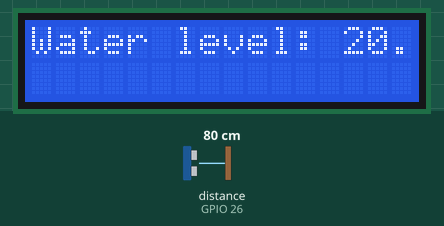
This sketch was run on a simulated ESP32. Shown: 16×2 character LCD. Inputs (shaded band) come from the test bench; at power-on: distance to the obstacle (sensor on GPIO 26) 80 cm. The echo pulse lasts 58.3 µs per cm; WiFi joins after 1.5 s; servers stay silent unless stated; what the sketch prints to the serial monitor is not drawn.

Above: at 3.5 s.
3.6 s: distance to the obstacle (sensor on GPIO 26) set to 2 cm
At 5.0 s:
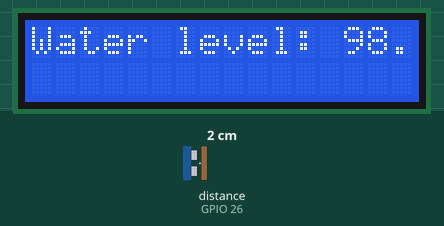
5.9 s: distance to the obstacle (sensor on GPIO 26) set to 4 cm
7.9 s: distance to the obstacle (sensor on GPIO 26) set to 9 cm
At 8.8 s:
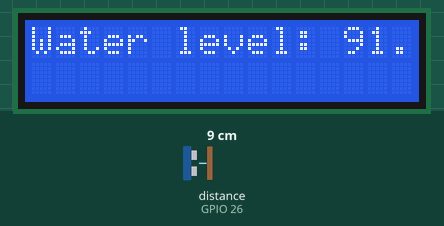
Timing chart, 0 to 10.9 s (numbered marks = the images above; inputs shaded):
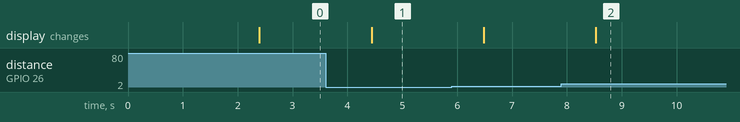

Measured:
- after the input at 3.6 s, the display: changes after 0.84 s (image 1)
- after the input at 7.9 s, the display: changes after 0.63 s (image 2)

The sketch:

Water_Tank.ino
```cpp
#include <Ultrasonic.h>
#include <Wire.h>
#include <LiquidCrystal_I2C.h>
#include <WiFi.h>
#include <WiFiClient.h>
#include <BlynkSimpleEsp32.h>


#define TRIGGER_PIN   27
#define ECHO_PIN      26
#define TANK_HEIGHT   100     // Height of the tank in cm
#define LCD_ADDR      0x27    // I2C address of LCD

char auth[] = "5dtbvt_Q4LiG-giBxxC6uBMC7yl0GJx8";
char ssid[] = "WE_B8F0A4";
char pass[] = "m3g06682";

Ultrasonic ultrasonic(TRIGGER_PIN, ECHO_PIN);
LiquidCrystal_I2C lcd(LCD_ADDR, 16, 2);


void setup() {
  Serial.begin(115200);
  lcd.begin();
  lcd.backlight();

  WiFi.begin(ssid, pass);
  while (WiFi.status() != WL_CONNECTED) {
    delay(1000);
  }
  Blynk.begin(auth, ssid, pass);
}

void loop() {
  float distance = ultrasonic.read();

  // Calculate the water level percentage based on the tank's dimensions
  float tank_volume = 50 * 50 * TANK_HEIGHT; // Tank volume in cm^3
  float water_volume = tank_volume - (50 * 50 * distance); // Water volume in cm^3
  float water_level = water_volume / tank_volume * 100; // Water level in percentage

  // Print the water level on the LCD and serial monitor
  lcd.clear();
  lcd.setCursor(0, 0);
  lcd.print("Water level: ");
  lcd.print(water_level, 1);
  lcd.print("%");

  Serial.println("Water level: ");
  Serial.println(water_level, 1);
  Serial.println("%");

  // Send the water level data to Blynk app
  Blynk.virtualWrite(V1, water_level);

  delay(1000);
}
```
